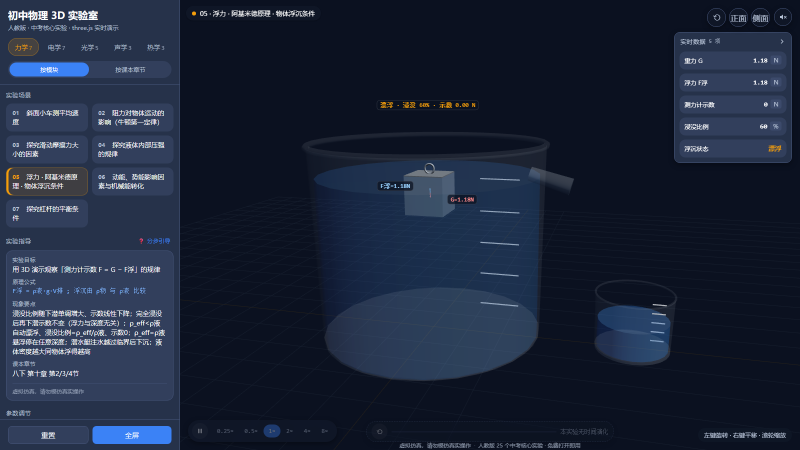
#> input picture docs/app/shots/a5-float/a5-float-wood.png, 1600 x 900 px, found by its file name (shown at 1/2 size); its folder holds 7 pictures in this run
$ python stitch-a5-float.py
#> lines starting #> are read from the running program, lines starting #| are printed output that depends on the picture
from PIL import Image, ImageDraw, ImageFont
import os
base = os.path.join("docs", "app", "shots", "a5-float")
def stitch(items, out, header_prefix=""):
#> called with header_prefix = ''
    imgs = [Image.open(os.path.join(base, f)).convert("RGB") for f, _ in items]
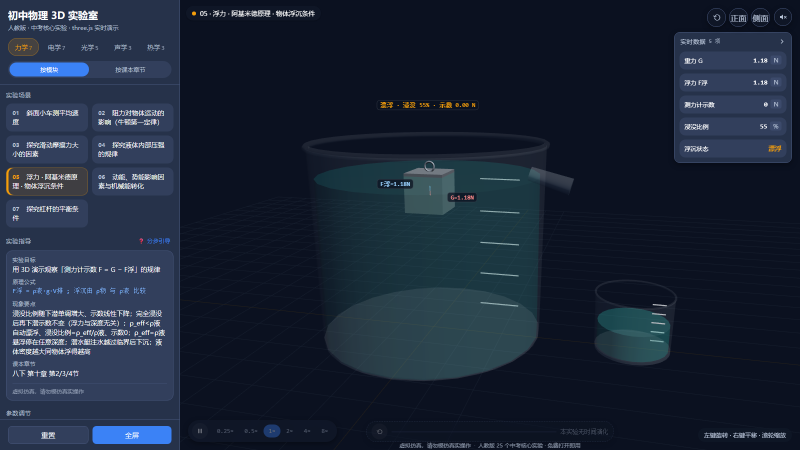
#> input picture docs/app/shots/a5-float/a5-float-wood-salt.png, 1600 x 900 px, found by its file name (shown at 1/2 size)
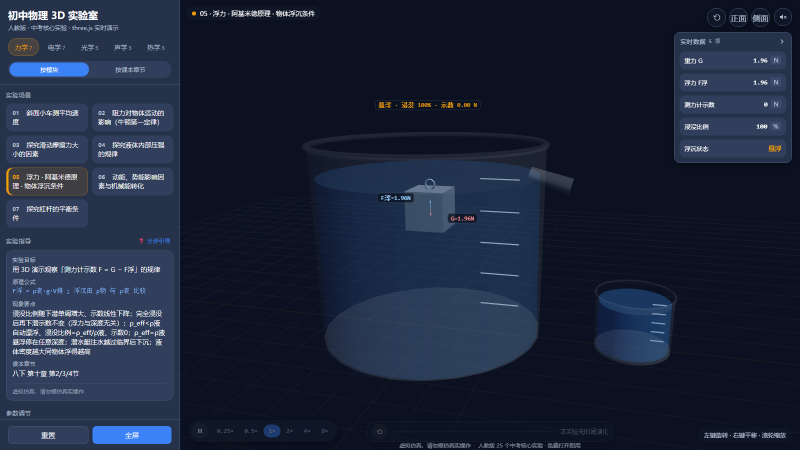
#> input picture docs/app/shots/a5-float/a5-suspend.png, 1600 x 900 px, found by its file name (shown at 1/2 size)
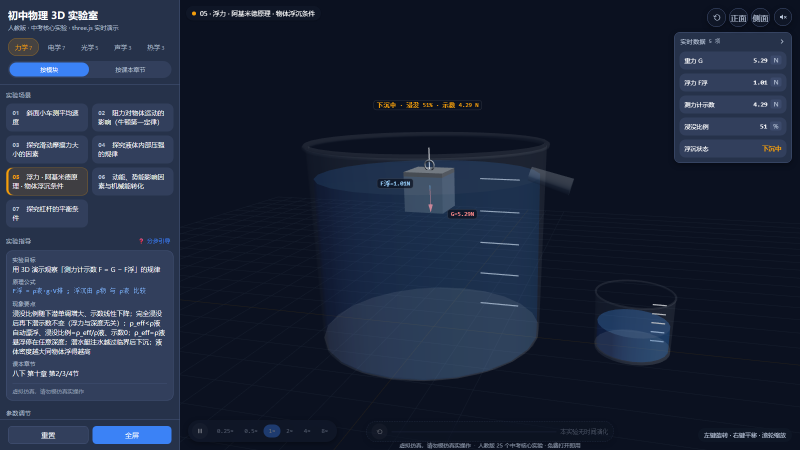
#> input picture docs/app/shots/a5-float/a5-sink-half.png, 1600 x 900 px, found by its file name (shown at 1/2 size)
    w = min(i.width for i in imgs); h = min(i.height for i in imgs)
    imgs = [i.crop((0, 0, w, h)) for i in imgs]
    hdr = 46
    font = None
    for fp in ["C:/Windows/Fonts/msyhbd.ttc", "C:/Windows/Fonts/msyh.ttc", "C:/Windows/Fonts/simhei.ttf", "C:/Windows/Fonts/arialbd.ttf"]:
        try:
            font = ImageFont.truetype(fp, 26); break
        except Exception:
            continue
    if font is None:
        font = ImageFont.load_default()
    canvas = Image.new("RGB", (w * len(imgs), h + hdr), (245, 247, 250))
    d = ImageDraw.Draw(canvas)
    for idx, (img, (_, label)) in enumerate(zip(imgs, items)):
        x0 = idx * w
        canvas.paste(img, (x0, hdr))
        d.rectangle([x0, 0, x0 + w, hdr], fill=(30, 42, 58))
        d.text((x0 + 16, 10), header_prefix + label, fill=(240, 244, 250), font=font)
        if idx > 0:
            d.line([(x0, 0), (x0, h + hdr)], fill=(120, 130, 145), width=2)
    canvas.save(out); print("SAVED", out, canvas.size)

#> (the run stopped early here; a loop or call above may not have finished)
